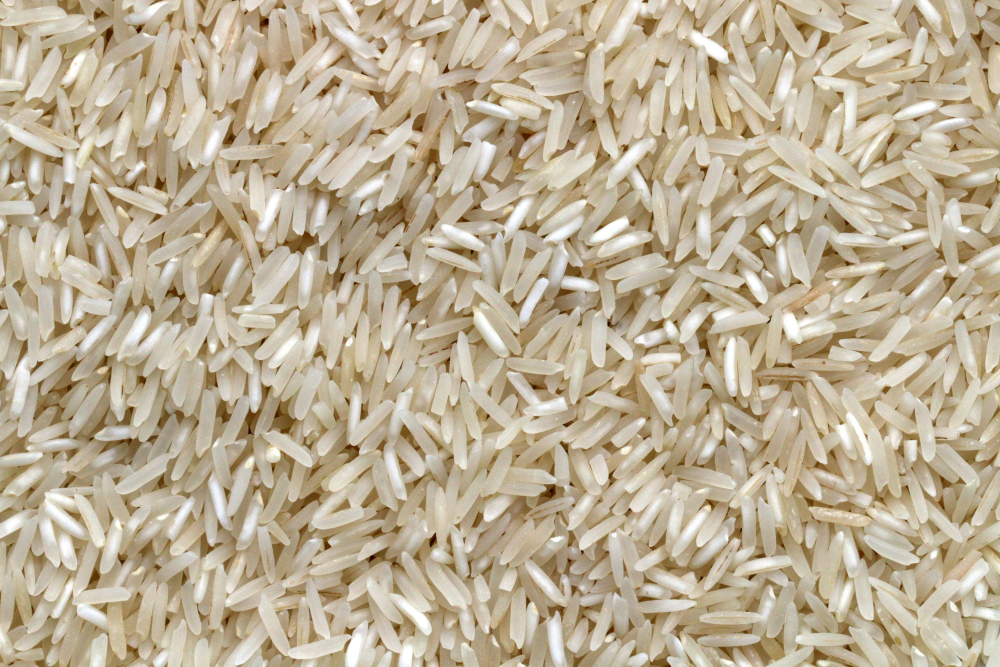
#> input picture rice.jpeg, 3000 x 2000 px (shown at 1/3 size)
$ jupyter execute counting_grains_challenge.ipynb
#> lines starting #> are read from the running program, lines starting #| are printed output that depends on the picture; after the words box and inside, x2 and y2 are one past the last pixel; in counts of white or black regions, pixels touching at a corner belong together
[cell 1]
import cv2
import numpy as np
import matplotlib.pyplot as plt

# Load the image in grayscale
image = cv2.imread("rice.jpeg", cv2.IMREAD_GRAYSCALE)
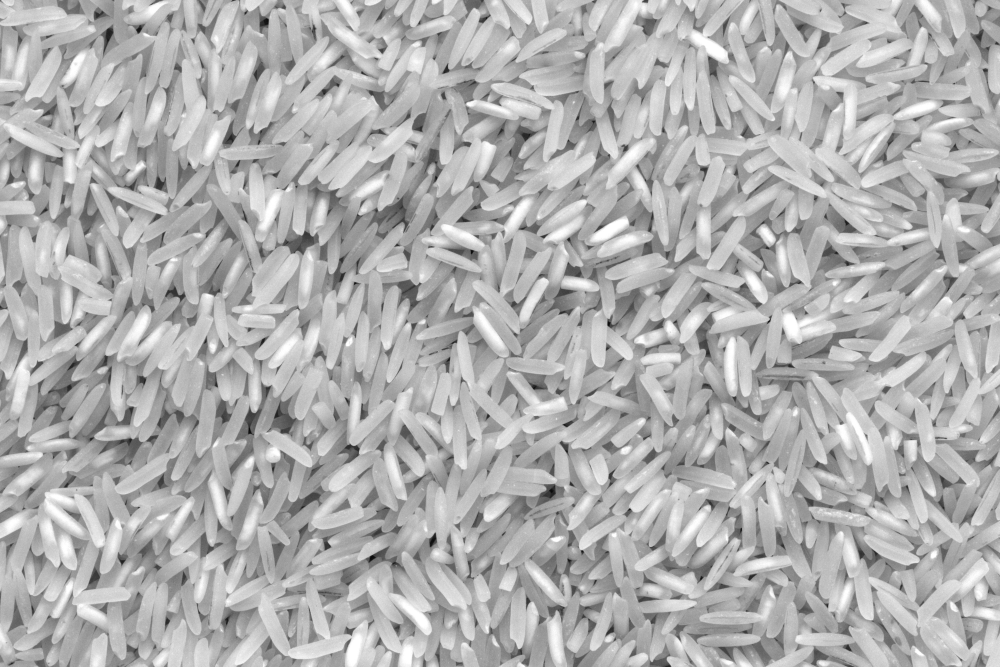
#> image: shape (2000, 3000) (shown at 1/3 size); min 6, max 255, mean 177

# Resize image to speed up processing (reducing by 75%)
scale_percent = 25  # Reduce the image size to 25% of original
width = image.shape[1] * scale_percent // 100
#> width = 750
height = image.shape[0] * scale_percent // 100
#> height = 500
image = cv2.resize(image, (width, height), interpolation=cv2.INTER_NEAREST)
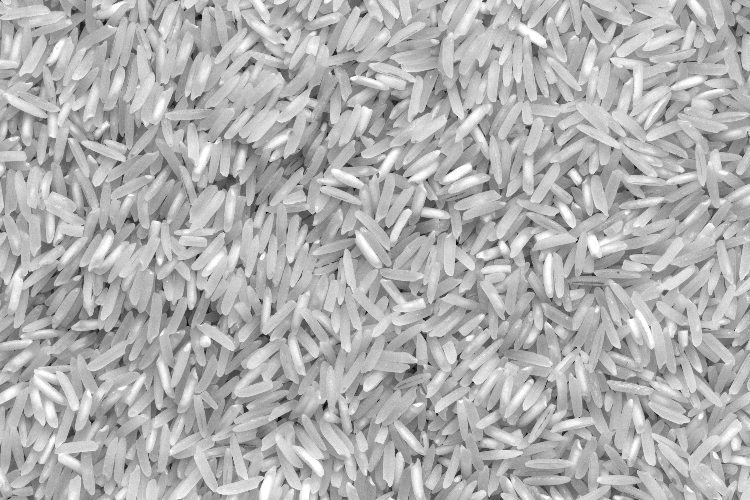
#> image: shape (500, 750); min 7, max 255, mean 177

# Apply a fast threshold (fixed value instead of Otsu's)
_, thresh = cv2.threshold(image, 128, 255, cv2.THRESH_BINARY_INV)
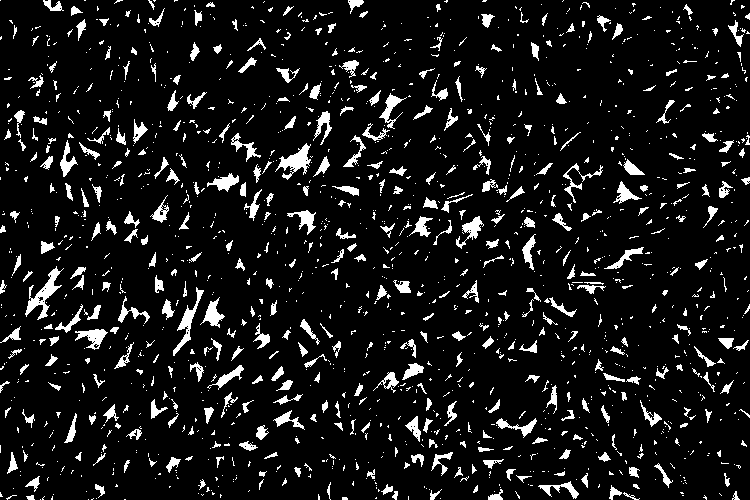
#> thresh: shape (500, 750); 8.9% white; 1581 white regions (1176 under 20 px), largest, box (x1, y1, x2, y2) and area: (25, 266, 64, 320) 604, (275, 143, 311, 180) 518, (173, 287, 204, 356) 444

# Apply quick morphological opening to clean noise
kernel = np.ones((2, 2), np.uint8)
cleaned = cv2.morphologyEx(thresh, cv2.MORPH_OPEN, kernel, iterations=1)
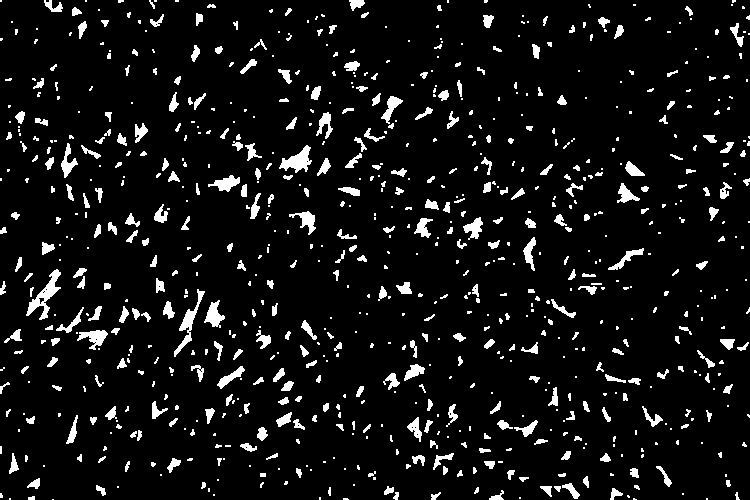
#> cleaned: shape (500, 750); 7.2% white; 818 white regions (450 under 20 px)

# Find contours (fastest method)
contours, _ = cv2.findContours(cleaned, cv2.RETR_EXTERNAL, cv2.CHAIN_APPROX_NONE)
#> contours = 818 contours, 565 with area under 20; largest, box (x1, y1, x2, y2) and area: (26, 269, 61, 320) 494, (279, 145, 312, 173) 388, (174, 289, 205, 357) 348, (77, 330, 108, 350) 256, (204, 300, 225, 328) 250

# Draw contours on the original resized image
output = cv2.cvtColor(image, cv2.COLOR_GRAY2BGR)
cv2.drawContours(output, contours, -1, (0, 255, 0), 1)
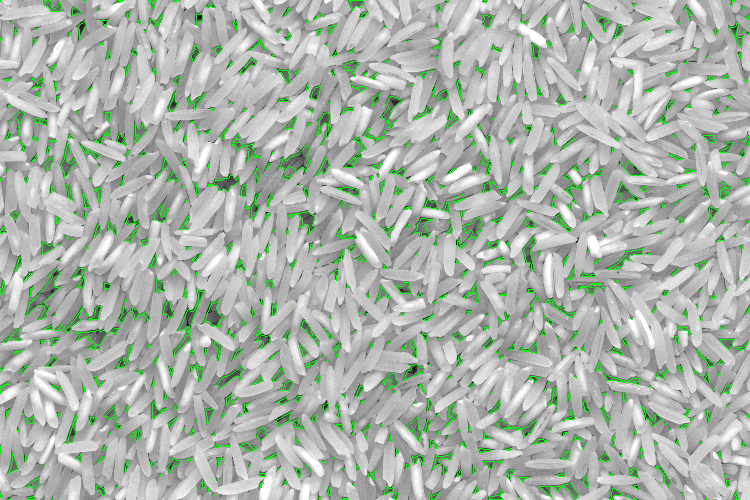
#> output: shape (500, 750, 3); mean B, G, R 172, 181.9, 172

# Print total rice grain count
print(f"Total rice grains counted: {len(contours)}")
#| Total rice grains counted: 818

# Display images inline
fig, axes = plt.subplots(1, 2, figsize=(10, 5))
axes[0].imshow(thresh, cmap="gray")
axes[0].set_title("Thresholded Image")
axes[0].axis("off")

axes[1].imshow(output)
axes[1].set_title("Detected Rice Grains")
axes[1].axis("off")

plt.show()
